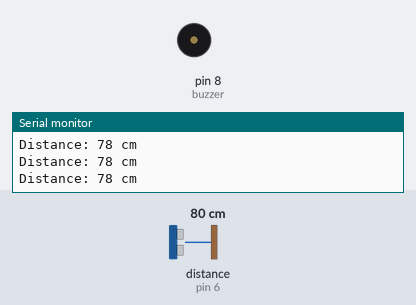
Bench run of a sketch on a simulated Arduino Uno, built with avr-gcc and run on an emulated ATmega328P. Shown: buzzer (waves = sounding), the last lines printed to the serial monitor. Wiring (inferred from the names in the program): ultrasonic range finder: trigger pin 5; echo pin 6. Inputs (shaded band) come from the test bench; at power-on: distance to the obstacle (sensor on pin 6) 80 cm. The echo pulse lasts 58.3 µs per cm.

Above: at 1.2 s.
1.3 s: distance to the obstacle (sensor on pin 6) set to 9 cm
At 2.0 s:
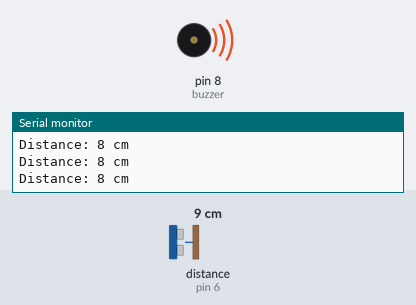
3.8 s: distance to the obstacle (sensor on pin 6) set to 35 cm
At 5.5 s:
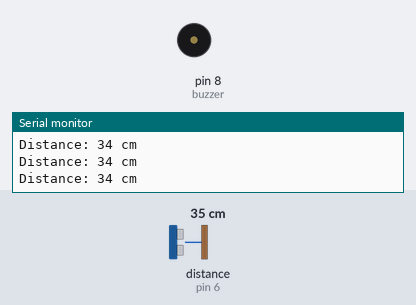
Timing chart, 0 to 7.0 s (numbered marks = the images above; inputs shaded):
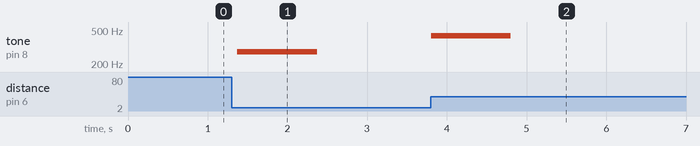

Measured:
- after the input at 1.3 s, tone on pin 8 (buzzer): silent → 279 Hz after 0.07 s, → silent 1.0 s later
- after the input at 3.8 s, tone on pin 8 (buzzer): silent → 430 Hz at once, → silent 1.0 s later

The sketch:

air_piano.ino
```cpp
const int trigPin = 5; // Trigger pin of ultrasonic sensor
const int echoPin = 6; // Echo pin of ultrasonic sensor
const int buzzer = 8;

const int noNote = 0;

const int MIN_DISTANCE = 5; // Minimum distance in cm
const int MAX_DISTANCE = 50; // Maximum distance in cm

int prevNote = -1; // Previous note played (-1 means no note)
bool notePlaying = false; // Flag to track if a note is currently playing

void setup() {
  // Initialize serial communication for debugging
  Serial.begin(9600);

  // Set ultrasonic sensor pins
  pinMode(trigPin, OUTPUT);
  pinMode(echoPin, INPUT);
  pinMode(buzzer,OUTPUT);
}

void loop() {
  int duration, distance;

  // Clear the trigger pin
  digitalWrite(trigPin, LOW);
  delayMicroseconds(2);

  // Send a 10 microsecond pulse to trigger the sensor
  digitalWrite(trigPin, HIGH);
  delayMicroseconds(10);
  digitalWrite(trigPin, LOW);

  // Measure the echo duration in microseconds
  duration = pulseIn(echoPin, HIGH);

  // Calculate the distance in centimeters
  distance = duration * 0.034 / 2;

  // Ensure the distance is within the specified range
  if (distance >= MIN_DISTANCE && distance <= MAX_DISTANCE) {
    // Map the distance to MIDI note values (adjust as needed)
    int note = map(distance, MIN_DISTANCE, MAX_DISTANCE, 262,523);

    // Check if the note is different from the previous note
    if (note != prevNote || !notePlaying) {
      // Send MIDI note off for the previous note if it was playing
      if (notePlaying) {
        tone(buzzer ,noNote ,1000);
        notePlaying = false; // Update note playing state
      }
      // Send MIDI note on for the current note
      tone(buzzer ,note ,1000);
      prevNote = note; // Update previous note
      notePlaying = true; // Update note playing state
    }
  } else {
    // If distance is out of range, turn off the previous note if it was playing
    if (notePlaying) {
      tone(buzzer ,noNote ,1000);
      notePlaying = false; // Update note playing state
    }
  }

  // Print the distance for debugging
  Serial.print("Distance: ");
  Serial.print(distance);
  Serial.println(" cm");

  // Add a delay before the next measurement
  delay(100);
}
```
